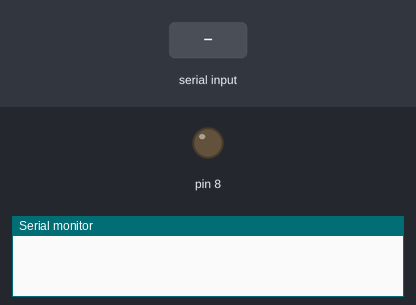
The sketch below on a simulated Arduino Uno, built with avr-gcc and run on an emulated ATmega328P. Shown: output pins drawn as LEDs (lit = HIGH), the last lines printed to the serial monitor. The test bench sets the inputs (shaded band).

Above: at 1.2 s.
1.3 s: "a" received over Serial
At 1.6 s:
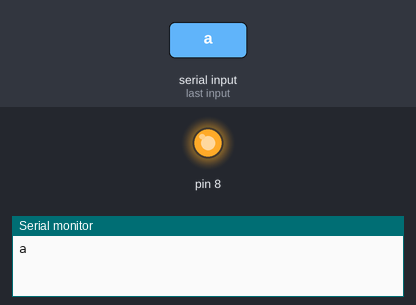
2.8 s: "b" received over Serial
At 3.4 s:
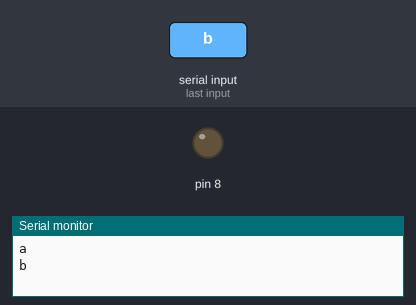
Timing chart, 0 to 5.8 s (numbered marks = the images above; inputs shaded):
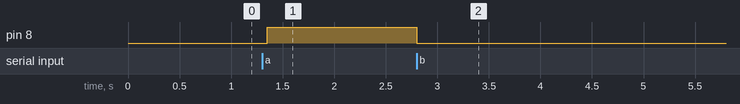

Measured:
- after the input at 1.3 s, pin 8: LOW → HIGH after 0.05 s
- after the input at 2.8 s, pin 8: HIGH → LOW at once

The sketch:

hc_05.ino
```cpp
void setup(){
  Serial.begin(9600);
  pinMode(8,OUTPUT);
}

void loop(){
  if(Serial.available()>0){
    char data = Serial.read();
    switch(data){
      case 'a': digitalWrite(8, HIGH);break; //when a is pressed on the app LED turns on.
      case 'b': digitalWrite(8, LOW);break; //when b is pressed on the app LED turns off.
      default : break;
    }

    Serial.println(data);

  }
  delay(50);
}
```
